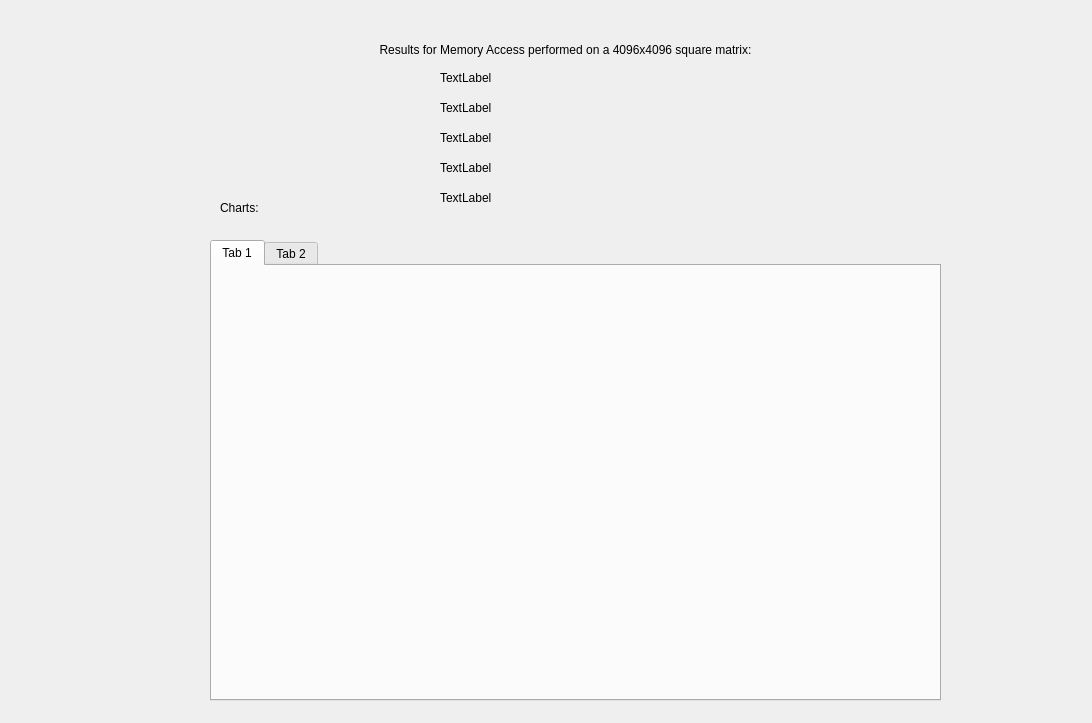
<?xml version="1.0" encoding="UTF-8"?>
<ui version="4.0">
 <class>RESDMemaccess</class>
 <widget class="QDialog" name="RESDMemaccess">
  <property name="geometry">
   <rect>
    <x>0</x>
    <y>0</y>
    <width>1092</width>
    <height>723</height>
   </rect>
  </property>
  <property name="windowTitle">
   <string>Dialog</string>
  </property>
  <widget class="QLabel" name="labelRuns">
   <property name="geometry">
    <rect>
     <x>440</x>
     <y>70</y>
     <width>251</width>
     <height>16</height>
    </rect>
   </property>
   <property name="text">
    <string>TextLabel</string>
   </property>
  </widget>
  <widget class="QLabel" name="labelBestTime">
   <property name="geometry">
    <rect>
     <x>440</x>
     <y>100</y>
     <width>241</width>
     <height>16</height>
    </rect>
   </property>
   <property name="text">
    <string>TextLabel</string>
   </property>
  </widget>
  <widget class="QLabel" name="labelBestOps">
   <property name="geometry">
    <rect>
     <x>440</x>
     <y>130</y>
     <width>251</width>
     <height>16</height>
    </rect>
   </property>
   <property name="text">
    <string>TextLabel</string>
   </property>
  </widget>
  <widget class="QLabel" name="labelWorstTime">
   <property name="geometry">
    <rect>
     <x>440</x>
     <y>160</y>
     <width>261</width>
     <height>16</height>
    </rect>
   </property>
   <property name="text">
    <string>TextLabel</string>
   </property>
  </widget>
  <widget class="QLabel" name="labelWorstOps">
   <property name="geometry">
    <rect>
     <x>440</x>
     <y>190</y>
     <width>251</width>
     <height>16</height>
    </rect>
   </property>
   <property name="text">
    <string>TextLabel</string>
   </property>
  </widget>
  <widget class="QTabWidget" name="tabWidget">
   <property name="geometry">
    <rect>
     <x>210</x>
     <y>240</y>
     <width>731</width>
     <height>461</height>
    </rect>
   </property>
   <property name="currentIndex">
    <number>0</number>
   </property>
   <widget class="QWidget" name="tab_3">
    <attribute name="title">
     <string>Tab 1</string>
    </attribute>
   </widget>
   <widget class="QWidget" name="tab_4">
    <attribute name="title">
     <string>Tab 2</string>
    </attribute>
   </widget>
  </widget>
  <widget class="QLabel" name="labelCharts">
   <property name="geometry">
    <rect>
     <x>220</x>
     <y>200</y>
     <width>91</width>
     <height>16</height>
    </rect>
   </property>
   <property name="text">
    <string>Charts:</string>
   </property>
  </widget>
  <widget class="QLabel" name="label">
   <property name="geometry">
    <rect>
     <x>330</x>
     <y>40</y>
     <width>471</width>
     <height>20</height>
    </rect>
   </property>
   <property name="text">
    <string>Results for Memory Access performed on a 4096x4096 square matrix:</string>
   </property>
   <property name="alignment">
    <set>Qt::AlignmentFlag::AlignCenter</set>
   </property>
  </widget>
 </widget>
 <resources/>
 <connections/>
</ui>
